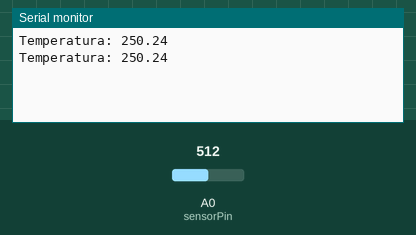
Simulated run of this sketch. Board: Arduino Uno, built with avr-gcc and run on an emulated ATmega328P. Parts: the last lines printed to the serial monitor. Inputs (shaded band) come from the test bench; at power-on: A0 (sensorPin) = 512.

Above: at 1.8 s.
1.9 s: A0 (sensorPin) set to 716
At 2.8 s:
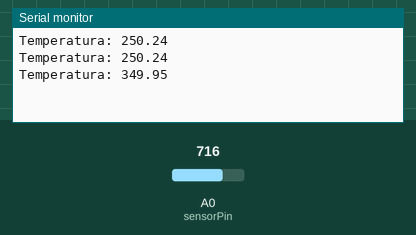
3.4 s: A0 (sensorPin) set to 900
At 4.5 s:
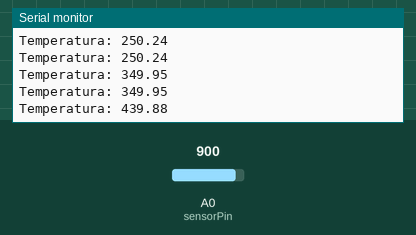
Timing chart, 0 to 6.4 s (numbered marks = the images above; inputs shaded):
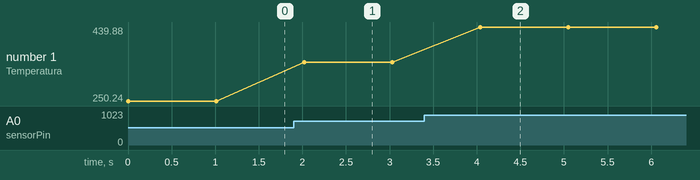

The sketch:

temeratura.ino
```cpp
#include <SoftwareSerial.h>

SoftwareSerial BTSerial(10, 11); // RX, TX

float temperatura;
int sensor;
int sensorPin = A0;

void setup() {
  Serial.begin(9600);
  BTSerial.begin(9600);
}

void loop() {

  sensor = analogRead(A0);
  temperatura = ((sensor * 5000.0) / 1023) / 10;

  Serial.print("Temperatura: ");
  Serial.println(temperatura);
  BTSerial.println(temperatura);

  delay(1000);

}
```

Measured:
- after the input at 1.9 s, the serial monitor: prints a new line after 0.12 s (image 1)
- after the input at 3.4 s, the serial monitor: prints a new line after 0.64 s (image 2)
- plotted number 1: 250.24 → 349.95 after the input at 1.9 s, 349.95 → 439.88 after the input at 3.4 s
